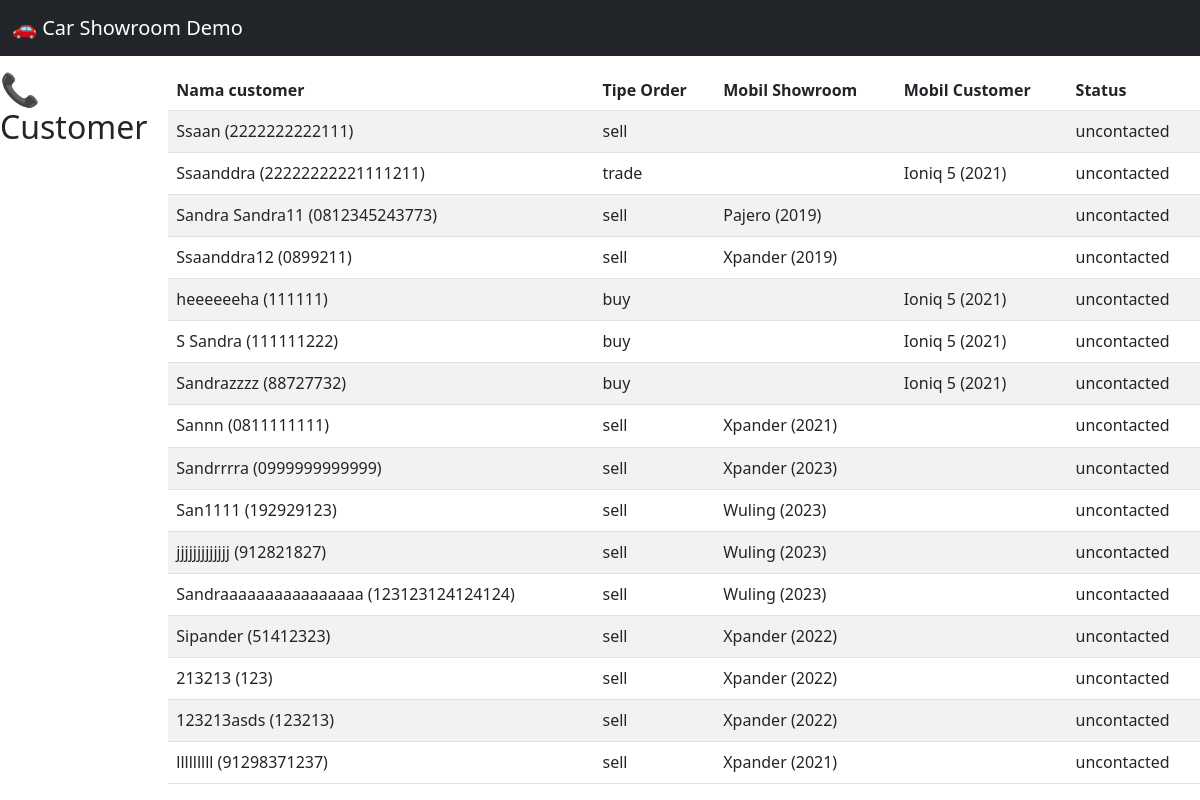
Screenshot of /demo/dashboard/customerlist/ with the database file from the repository.
### orders/models.py (models this page shows, shortened)
class Order(models.Model):
    ORDER_TYPE_CHOICES = [
        ("sell","Sell"),
        ("trade","Trade"),
        ("buy","Buy"),
    ]
    customer = models.ForeignKey(Customer, on_delete=models.CASCADE, related_name='orders')
    showroom_car = models.ForeignKey(Cars, on_delete=models.CASCADE, null=True, blank=True)
    offer_type = models.CharField(max_length=10, choices=ORDER_TYPE_CHOICES)
    trade_in_car = models.OneToOneField(TradeInCar, on_delete=models.SET_NULL, null=True, blank=True)
    created_at = models.DateTimeField(auto_now_add=True)

class TradeInCar(models.Model):
    customer = models.ForeignKey(Customer, on_delete=models.CASCADE)
    offered_vehicle_model = models.CharField(max_length=100, blank=True, null=True)
    offered_vehicle_varian = models.CharField(max_length=100, blank=True, null=True)
    offered_vehicle_transmission = models.CharField(max_length=20, choices=[('auto','Otomatis'), ('manual', 'Manual')], blank=True, null=True)
    offered_vehicle_province = models.CharField(max_length=50, blank=True, null=True)
    offered_vehicle_year = models.IntegerField(blank=True, null=True)
    offered_vehicle_kilometers = models.IntegerField(blank=True, null=True)
    offered_vehicle_notes = models.TextField(blank=True, null=True)

### customer/models.py (models this page shows, shortened)
class Customer(models.Model):
    STATUS_CHOICES = [
        ("deal","Deal"),
        ("negotiating","Negotiating"),
        ("not_deal", "Not Deal"),
        ("uncontacted", "Uncontacted"),
        ("rna","RNA (Return, No Answer)"),
    ]
    user = models.OneToOneField(User, on_delete=models.CASCADE, related_name="customer_profile",null=True,blank=True)
    name = models.CharField(max_length=100)
    phone_number = models.CharField(max_length=20, unique=True)
    email = models.EmailField(blank=True, null=True)
    address = models.TextField(blank=True, null=True)
    status = models.CharField(max_length=20, choices=STATUS_CHOICES, default="uncontacted")
    created_at = models.DateTimeField(auto_now_add=True)
    updated_at = models.DateTimeField(auto_now=True)

### cars/models.py (models this page shows, shortened)
class Cars(models.Model):
    id = models.AutoField(primary_key=True)
    nama = models.CharField(max_length=100)
    harga = models.DecimalField(max_digits=12, decimal_places=2)
    merek = models.CharField(max_length=50)
    model = models.CharField(max_length=50)
    tahun = models.IntegerField()
    kilometer = models.IntegerField()
    transmisi = models.CharField(max_length=20, choices=[('auto','Otomatis'), ('manual', 'Manual')])
    jenis_bahan_bakar = models.CharField(max_length=20, choices=[('bensin','Bensin'), ('diesel', 'Diesel'), ('elektrik', 'Elektrik')])
    mesin = models.CharField(max_length=50)
    tempat_duduk = models.IntegerField()
    deskripsi = models.TextField()
    gambar = models.ImageField(upload_to='cars/images/',blank=True, null=True)
    status = models.CharField(max_length=20,
                              choices=[('available','Available'),('sold','Sold'),('booked','Booked')],default='available')

### demo/views.py (the view)
# urls.py: path('dashboard/customerlist/', dashboard_customer_list, name='demo_customer_list_dashboard'),
def dashboard_customer_list(request):
    context = {
        'orders' : Order.objects.select_related("customer","trade_in_car").all()
    }
    return render(request,'demo/customer_list_dashboard.html',context)

### demo/templates/demo/customer_list_dashboard.html
{% extends 'demo/base.html' %}
{% block content %}
<h2>📞 Customer</h2>
<table class="table table-striped">
  <thead>
    <tr>
      <th>Nama customer</th>
      <th>Tipe Order</th>
      <th>Mobil Showroom</th>
      <th>Mobil Customer</th>
      <th>Status</th>
    </tr>
  </thead>
  <tbody>
    {% for order in orders %}
    <tr>
      <td> {{ order.customer.name }} ({{ order.customer.phone_number }}) </td>
      <td>  {{ order.offer_type }} </td>
      {% if order.trade_in_car.offered_vehicle_model %}
      <td> {{ order.trade_in_car.offered_vehicle_model }} ({{ order.trade_in_car.offered_vehicle_year }}) </td>
      {% else %}
      <td>  </td>
      {% endif %}
      {% if order.showroom_car.nama %}
      <td>     {{ order.showroom_car.nama }} ({{ order.showroom_car.tahun }}) </td>
      {% else %}
      <td>  </td>
      {% endif %}
      <td> {{ order.customer.status }}</td>
    </tr>
    {% endfor %}
  </tbody>
</table>
{% endblock content %}

### demo/static/demo/css/base_style.css (style rules this page uses)
body { min-height: 100vh; display: flex; }

### rows the page displays
Order: customer.name "Ssaan", customer.phone_number "2222222222111", offer_type "sell", customer.status "uncontacted"
Order: customer.name "Ssaanddra", customer.phone_number "22222222221111211", offer_type "trade", showroom_car.nama "Ioniq 5", showroom_car.tahun "2021", customer.status "uncontacted"
Order: customer.name "Sandra Sandra11", customer.phone_number "0812345243773", offer_type "sell", trade_in_car.offered_vehicle_model "Pajero", trade_in_car.offered_vehicle_year "2019", customer.status "uncontacted"
Order: customer.name "Ssaanddra12", customer.phone_number "0899211", offer_type "sell", trade_in_car.offered_vehicle_model "Xpander", trade_in_car.offered_vehicle_year "2019", customer.status "uncontacted"
Order: customer.name "heeeeeeha", customer.phone_number "111111", offer_type "buy", showroom_car.nama "Ioniq 5", showroom_car.tahun "2021", customer.status "uncontacted"
Order: customer.name "S Sandra", customer.phone_number "111111222", offer_type "buy", showroom_car.nama "Ioniq 5", showroom_car.tahun "2021", customer.status "uncontacted"
Order: customer.name "Sandrazzzz", customer.phone_number "88727732", offer_type "buy", showroom_car.nama "Ioniq 5", showroom_car.tahun "2021", customer.status "uncontacted"
Order: customer.name "Sannn", customer.phone_number "0811111111", offer_type "sell", trade_in_car.offered_vehicle_model "Xpander", trade_in_car.offered_vehicle_year "2021", customer.status "uncontacted"
Order: customer.name "Sandrrrra", customer.phone_number "0999999999999", offer_type "sell", trade_in_car.offered_vehicle_model "Xpander", trade_in_car.offered_vehicle_year "2023", customer.status "uncontacted"
Order: customer.name "San1111", customer.phone_number "192929123", offer_type "sell", trade_in_car.offered_vehicle_model "Wuling", trade_in_car.offered_vehicle_year "2023", customer.status "uncontacted"
Order: customer.name "jjjjjjjjjjjjj", customer.phone_number "912821827", offer_type "sell", trade_in_car.offered_vehicle_model "Wuling", trade_in_car.offered_vehicle_year "2023", customer.status "uncontacted"
Order: customer.name "Sandraaaaaaaaaaaaaaaa", customer.phone_number "123123124124124", offer_type "sell", trade_in_car.offered_vehicle_model "Wuling", trade_in_car.offered_vehicle_year "2023", customer.status "uncontacted"
Order: customer.name "Sipander", customer.phone_number "51412323", offer_type "sell", trade_in_car.offered_vehicle_model "Xpander", trade_in_car.offered_vehicle_year "2022", customer.status "uncontacted"
Order: customer.name "213213", customer.phone_number "123", offer_type "sell", trade_in_car.offered_vehicle_model "Xpander", trade_in_car.offered_vehicle_year "2022", customer.status "uncontacted"
Order: customer.name "123213asds", customer.phone_number "123213", offer_type "sell", trade_in_car.offered_vehicle_model "Xpander", trade_in_car.offered_vehicle_year "2022", customer.status "uncontacted"
Order: customer.name "lllllllll", customer.phone_number "91298371237", offer_type "sell", trade_in_car.offered_vehicle_model "Xpander", trade_in_car.offered_vehicle_year "2021", customer.status "uncontacted"
